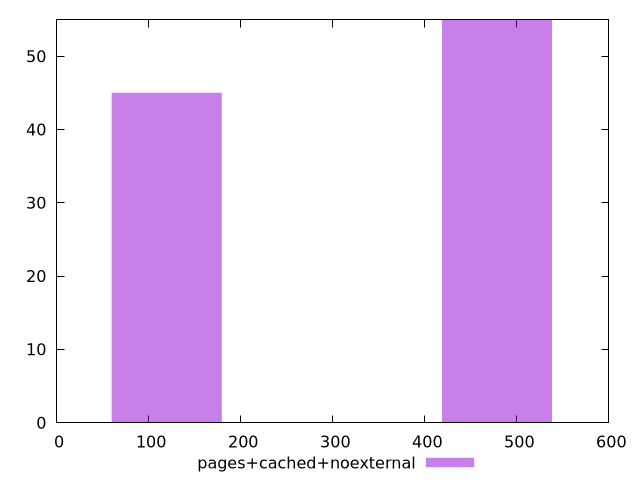

Source code (gnuplot):
$_pagesCachedNoexternal <<EOF
119.62164205476275 45
478.486568219051 55
EOF
set key outside below
set terminal pngcairo
set output "report_00004_2020-11-02T20-21-41.718Z/render-blocking-resources/pages+cached+noexternal//raw_hist.png"
set yrange [0:55]
set boxwidth 119.62164205476275
set style fill transparent solid 0.5 noborder
plot $_pagesCachedNoexternal title "pages+cached+noexternal" with boxes ,
